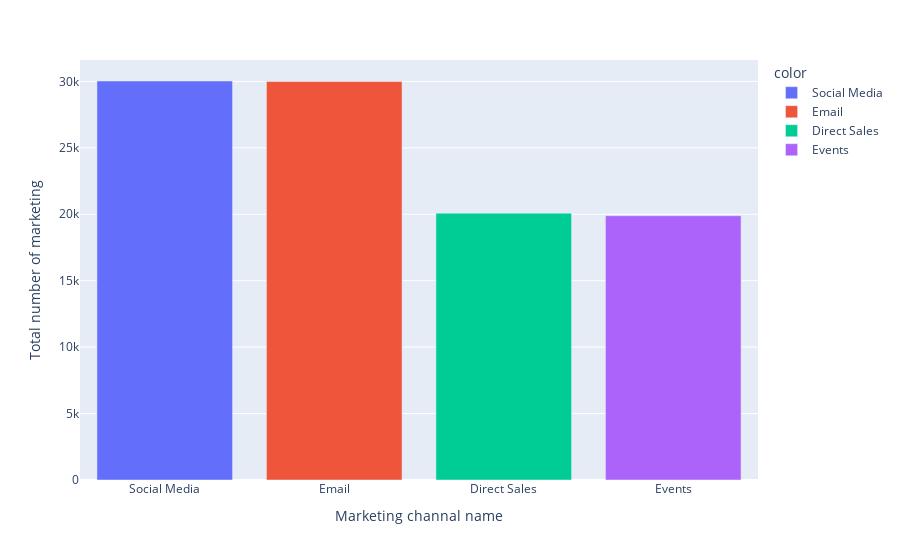

The cell this chart's notebook holds for it:
### Code cell
px.bar(x=df['marketing_channel'].value_counts().index , 
       y=df['marketing_channel'].value_counts().values , 
       color = df['marketing_channel'].value_counts().index , 
       labels={"x":"Marketing channal name " , "y":"Total number of marketing"})

### Figure 1 — Plotly figure (JSON) as saved in the notebook; plotly's stock layout.template omitted (floating-point values rounded to 4 significant figures)
{"data": [{"alignmentgroup": "True", "hovertemplate": "color=Social Media<br>Marketing channal name =%{x}<br>Total number of marketing=%{y}<extra></extra>", "legendgroup": "Social Media", "marker": {"color": "#636efa", "pattern": {"shape": ""}}, "name": "Social Media", "offsetgroup": "Social Media", "orientation": "v", "showlegend": true, "textposition": "auto", "type": "bar", "x": ["Social Media"], "xaxis": "x", "y": [30032], "yaxis": "y"}, {"alignmentgroup": "True", "hovertemplate": "color=Email<br>Marketing channal name =%{x}<br>Total number of marketing=%{y}<extra></extra>", "legendgroup": "Email", "marker": {"color": "#EF553B", "pattern": {"shape": ""}}, "name": "Email", "offsetgroup": "Email", "orientation": "v", "showlegend": true, "textposition": "auto", "type": "bar", "x": ["Email"], "xaxis": "x", "y": [29990], "yaxis": "y"}, {"alignmentgroup": "True", "hovertemplate": "color=Direct Sales<br>Marketing channal name =%{x}<br>Total number of marketing=%{y}<extra></extra>", "legendgroup": "Direct Sales", "marker": {"color": "#00cc96", "pattern": {"shape": ""}}, "name": "Direct Sales", "offsetgroup": "Direct Sales", "orientation": "v", "showlegend": true, "textposition": "auto", "type": "bar", "x": ["Direct Sales"], "xaxis": "x", "y": [20085], "yaxis": "y"}, {"alignmentgroup": "True", "hovertemplate": "color=Events<br>Marketing channal name =%{x}<br>Total number of marketing=%{y}<extra></extra>", "legendgroup": "Events", "marker": {"color": "#ab63fa", "pattern": {"shape": ""}}, "name": "Events", "offsetgroup": "Events", "orientation": "v", "showlegend": true, "textposition": "auto", "type": "bar", "x": ["Events"], "xaxis": "x", "y": [19893], "yaxis": "y"}], "layout": {"autosize": true, "barmode": "relative", "legend": {"title": {"text": "color"}, "tracegroupgap": 0}, "margin": {"t": 60}, "xaxis": {"anchor": "y", "autorange": true, "domain": [0, 1], "range": [-0.5, 3.5], "title": {"text": "Marketing channal name "}, "type": "category"}, "yaxis": {"anchor": "x", "autorange": true, "domain": [0, 1], "range": [0, 31610.0], "title": {"text": "Total number of marketing"}, "type": "linear"}}}
